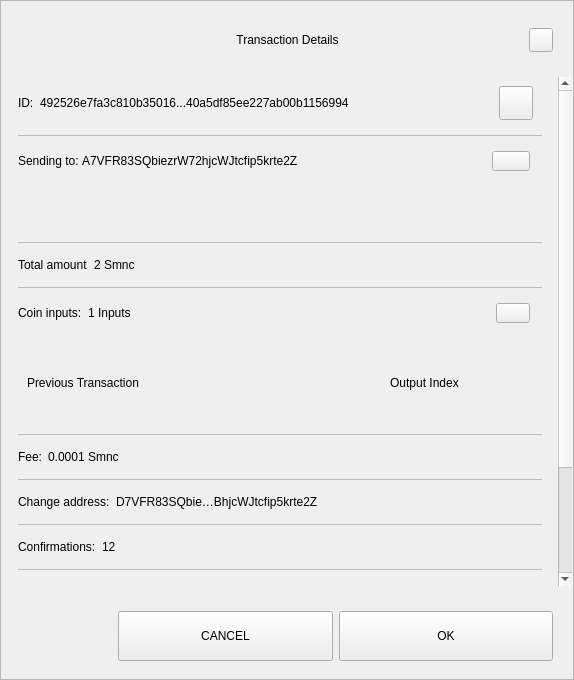
<?xml version="1.0" encoding="UTF-8"?>
<ui version="4.0">
 <class>TxDetailDialog</class>
 <widget class="QWidget" name="TxDetailDialog">
  <property name="geometry">
   <rect>
    <x>0</x>
    <y>0</y>
    <width>574</width>
    <height>680</height>
   </rect>
  </property>
  <property name="sizePolicy">
   <sizepolicy hsizetype="Preferred" vsizetype="Expanding">
    <horstretch>0</horstretch>
    <verstretch>0</verstretch>
   </sizepolicy>
  </property>
  <property name="minimumSize">
   <size>
    <width>574</width>
    <height>500</height>
   </size>
  </property>
  <property name="windowTitle">
   <string>Form</string>
  </property>
  <property name="styleSheet">
   <string notr="true"/>
  </property>
  <layout class="QVBoxLayout" name="verticalLayout_3">
   <property name="spacing">
    <number>0</number>
   </property>
   <property name="leftMargin">
    <number>0</number>
   </property>
   <property name="topMargin">
    <number>0</number>
   </property>
   <property name="rightMargin">
    <number>0</number>
   </property>
   <property name="bottomMargin">
    <number>0</number>
   </property>
   <item>
    <widget class="QFrame" name="frame">
     <property name="sizePolicy">
      <sizepolicy hsizetype="Preferred" vsizetype="Expanding">
       <horstretch>0</horstretch>
       <verstretch>0</verstretch>
      </sizepolicy>
     </property>
     <property name="styleSheet">
      <string notr="true"/>
     </property>
     <property name="frameShape">
      <enum>QFrame::StyledPanel</enum>
     </property>
     <property name="frameShadow">
      <enum>QFrame::Raised</enum>
     </property>
     <layout class="QVBoxLayout" name="verticalLayout">
      <property name="leftMargin">
       <number>0</number>
      </property>
      <property name="rightMargin">
       <number>0</number>
      </property>
      <item>
       <layout class="QHBoxLayout" name="horizontalLayout_3">
        <property name="spacing">
         <number>0</number>
        </property>
        <property name="leftMargin">
         <number>20</number>
        </property>
        <property name="topMargin">
         <number>10</number>
        </property>
        <property name="rightMargin">
         <number>20</number>
        </property>
        <item>
         <spacer name="horizontalSpacer_1">
          <property name="orientation">
           <enum>Qt::Horizontal</enum>
          </property>
          <property name="sizeHint" stdset="0">
           <size>
            <width>40</width>
            <height>20</height>
           </size>
          </property>
         </spacer>
        </item>
        <item>
         <widget class="QLabel" name="labelTitle">
          <property name="minimumSize">
           <size>
            <width>0</width>
            <height>40</height>
           </size>
          </property>
          <property name="maximumSize">
           <size>
            <width>16777215</width>
            <height>40</height>
           </size>
          </property>
          <property name="styleSheet">
           <string notr="true">padding-left:24px;</string>
          </property>
          <property name="text">
           <string>Transaction Details</string>
          </property>
          <property name="alignment">
           <set>Qt::AlignCenter</set>
          </property>
          <property name="margin">
           <number>7</number>
          </property>
         </widget>
        </item>
        <item>
         <spacer name="horizontalSpacer_2">
          <property name="orientation">
           <enum>Qt::Horizontal</enum>
          </property>
          <property name="sizeHint" stdset="0">
           <size>
            <width>40</width>
            <height>20</height>
           </size>
          </property>
         </spacer>
        </item>
        <item>
         <widget class="QPushButton" name="btnEsc">
          <property name="minimumSize">
           <size>
            <width>24</width>
            <height>24</height>
           </size>
          </property>
          <property name="maximumSize">
           <size>
            <width>24</width>
            <height>24</height>
           </size>
          </property>
          <property name="focusPolicy">
           <enum>Qt::NoFocus</enum>
          </property>
          <property name="text">
           <string/>
          </property>
         </widget>
        </item>
       </layout>
      </item>
      <item>
       <spacer name="verticalSpacer">
        <property name="orientation">
         <enum>Qt::Vertical</enum>
        </property>
        <property name="sizeType">
         <enum>QSizePolicy::Fixed</enum>
        </property>
        <property name="sizeHint" stdset="0">
         <size>
          <width>20</width>
          <height>10</height>
         </size>
        </property>
       </spacer>
      </item>
      <item>
       <widget class="QWidget" name="layoutScroll" native="true">
        <property name="minimumSize">
         <size>
          <width>0</width>
          <height>0</height>
         </size>
        </property>
        <layout class="QVBoxLayout" name="verticalLayout_4">
         <property name="leftMargin">
          <number>0</number>
         </property>
         <property name="topMargin">
          <number>0</number>
         </property>
         <property name="rightMargin">
          <number>0</number>
         </property>
         <item>
          <widget class="QScrollArea" name="scrollArea">
           <property name="styleSheet">
            <string notr="true">#scrollArea {
background:transparent;
}</string>
           </property>
           <property name="horizontalScrollBarPolicy">
            <enum>Qt::ScrollBarAlwaysOff</enum>
           </property>
           <property name="sizeAdjustPolicy">
            <enum>QAbstractScrollArea::AdjustIgnored</enum>
           </property>
           <property name="widgetResizable">
            <bool>true</bool>
           </property>
           <property name="alignment">
            <set>Qt::AlignLeading|Qt::AlignLeft|Qt::AlignTop</set>
           </property>
           <widget class="QWidget" name="scrollAreaWidgetContents">
            <property name="geometry">
             <rect>
              <x>0</x>
              <y>0</y>
              <width>556</width>
              <height>672</height>
             </rect>
            </property>
            <property name="autoFillBackground">
             <bool>false</bool>
            </property>
            <property name="styleSheet">
             <string notr="true">#scrollAreaWidgetContents {
background:transparent;
}</string>
            </property>
            <layout class="QVBoxLayout" name="verticalLayout_7">
             <property name="spacing">
              <number>0</number>
             </property>
             <property name="sizeConstraint">
              <enum>QLayout::SetDefaultConstraint</enum>
             </property>
             <property name="leftMargin">
              <number>0</number>
             </property>
             <property name="topMargin">
              <number>0</number>
             </property>
             <property name="rightMargin">
              <number>0</number>
             </property>
             <property name="bottomMargin">
              <number>0</number>
             </property>
             <item>
              <widget class="QWidget" name="content" native="true">
               <layout class="QVBoxLayout" name="verticalLayout_2">
                <property name="leftMargin">
                 <number>16</number>
                </property>
                <property name="topMargin">
                 <number>0</number>
                </property>
                <property name="rightMargin">
                 <number>16</number>
                </property>
                <item>
                 <widget class="QWidget" name="contentID" native="true">
                  <layout class="QHBoxLayout" name="horizontalLayout_12" stretch="0,1,0">
                   <property name="leftMargin">
                    <number>0</number>
                   </property>
                   <item>
                    <widget class="QLabel" name="labelId">
                     <property name="maximumSize">
                      <size>
                       <width>16777215</width>
                       <height>16777215</height>
                      </size>
                     </property>
                     <property name="text">
                      <string>ID:</string>
                     </property>
                    </widget>
                   </item>
                   <item>
                    <widget class="QLabel" name="textId">
                     <property name="text">
                      <string>492526e7fa3c810b35016...40a5df85ee227ab00b1156994</string>
                     </property>
                    </widget>
                   </item>
                   <item>
                    <widget class="QPushButton" name="pushCopy">
                     <property name="minimumSize">
                      <size>
                       <width>34</width>
                       <height>34</height>
                      </size>
                     </property>
                     <property name="maximumSize">
                      <size>
                       <width>34</width>
                       <height>34</height>
                      </size>
                     </property>
                     <property name="focusPolicy">
                      <enum>Qt::NoFocus</enum>
                     </property>
                     <property name="text">
                      <string/>
                     </property>
                     <property name="iconSize">
                      <size>
                       <width>24</width>
                       <height>24</height>
                      </size>
                     </property>
                    </widget>
                   </item>
                  </layout>
                 </widget>
                </item>
                <item>
                 <widget class="QLabel" name="labelDivider9">
                  <property name="maximumSize">
                   <size>
                    <width>16777215</width>
                    <height>1</height>
                   </size>
                  </property>
                  <property name="styleSheet">
                   <string notr="true">background-color:#bababa;</string>
                  </property>
                  <property name="text">
                   <string/>
                  </property>
                 </widget>
                </item>
                <item>
                 <widget class="QWidget" name="contentOutputs" native="true">
                  <layout class="QHBoxLayout" name="horizontalLayout_11" stretch="0,3,0">
                   <property name="spacing">
                    <number>0</number>
                   </property>
                   <property name="leftMargin">
                    <number>0</number>
                   </property>
                   <property name="rightMargin">
                    <number>12</number>
                   </property>
                   <item>
                    <widget class="QLabel" name="labelSend">
                     <property name="maximumSize">
                      <size>
                       <width>16777215</width>
                       <height>16777215</height>
                      </size>
                     </property>
                     <property name="text">
                      <string>Sending to: </string>
                     </property>
                    </widget>
                   </item>
                   <item>
                    <widget class="QLabel" name="textSend">
                     <property name="text">
                      <string>A7VFR83SQbiezrW72hjcWJtcfip5krte2Z </string>
                     </property>
                    </widget>
                   </item>
                   <item>
                    <widget class="QPushButton" name="pushOutputs">
                     <property name="minimumSize">
                      <size>
                       <width>34</width>
                       <height>20</height>
                      </size>
                     </property>
                     <property name="maximumSize">
                      <size>
                       <width>38</width>
                       <height>20</height>
                      </size>
                     </property>
                     <property name="focusPolicy">
                      <enum>Qt::NoFocus</enum>
                     </property>
                     <property name="styleSheet">
                      <string notr="true"/>
                     </property>
                     <property name="text">
                      <string/>
                     </property>
                    </widget>
                   </item>
                  </layout>
                 </widget>
                </item>
                <item>
                 <widget class="QScrollArea" name="outputsScrollArea">
                  <property name="minimumSize">
                   <size>
                    <width>0</width>
                    <height>50</height>
                   </size>
                  </property>
                  <property name="styleSheet">
                   <string notr="true">#outputsScrollArea {
background:transparent;
}</string>
                  </property>
                  <property name="widgetResizable">
                   <bool>true</bool>
                  </property>
                  <widget class="QWidget" name="container_outputs_base">
                   <property name="geometry">
                    <rect>
                     <x>0</x>
                     <y>0</y>
                     <width>522</width>
                     <height>48</height>
                    </rect>
                   </property>
                   <property name="styleSheet">
                    <string notr="true">#container_outputs_base {
background:transparent;
}</string>
                   </property>
                  </widget>
                 </widget>
                </item>
                <item>
                 <widget class="QLabel" name="labelDivider8">
                  <property name="maximumSize">
                   <size>
                    <width>16777215</width>
                    <height>1</height>
                   </size>
                  </property>
                  <property name="styleSheet">
                   <string notr="true">background-color:#bababa;</string>
                  </property>
                  <property name="text">
                   <string/>
                  </property>
                 </widget>
                </item>
                <item>
                 <widget class="QWidget" name="contentAmount" native="true">
                  <layout class="QHBoxLayout" name="horizontalLayout_4" stretch="0,1">
                   <property name="leftMargin">
                    <number>0</number>
                   </property>
                   <item>
                    <widget class="QLabel" name="labelAmount">
                     <property name="maximumSize">
                      <size>
                       <width>16777215</width>
                       <height>16777215</height>
                      </size>
                     </property>
                     <property name="text">
                      <string>Total amount</string>
                     </property>
                    </widget>
                   </item>
                   <item>
                    <widget class="QLabel" name="textAmount">
                     <property name="text">
                      <string>2 Smnc</string>
                     </property>
                    </widget>
                   </item>
                  </layout>
                 </widget>
                </item>
                <item>
                 <widget class="QLabel" name="labelDivider6">
                  <property name="maximumSize">
                   <size>
                    <width>16777215</width>
                    <height>1</height>
                   </size>
                  </property>
                  <property name="styleSheet">
                   <string notr="true">background-color:#bababa;</string>
                  </property>
                  <property name="text">
                   <string/>
                  </property>
                 </widget>
                </item>
                <item>
                 <widget class="QWidget" name="contentInputs" native="true">
                  <layout class="QHBoxLayout" name="horizontalLayout" stretch="0,2,0">
                   <property name="leftMargin">
                    <number>0</number>
                   </property>
                   <property name="rightMargin">
                    <number>12</number>
                   </property>
                   <item>
                    <widget class="QLabel" name="labelInputs">
                     <property name="sizePolicy">
                      <sizepolicy hsizetype="Minimum" vsizetype="Preferred">
                       <horstretch>0</horstretch>
                       <verstretch>0</verstretch>
                      </sizepolicy>
                     </property>
                     <property name="maximumSize">
                      <size>
                       <width>16777215</width>
                       <height>16777215</height>
                      </size>
                     </property>
                     <property name="text">
                      <string>Coin inputs:</string>
                     </property>
                    </widget>
                   </item>
                   <item>
                    <widget class="QLabel" name="textInputs">
                     <property name="text">
                      <string>1 Inputs</string>
                     </property>
                    </widget>
                   </item>
                   <item>
                    <widget class="QPushButton" name="pushInputs">
                     <property name="maximumSize">
                      <size>
                       <width>34</width>
                       <height>20</height>
                      </size>
                     </property>
                     <property name="focusPolicy">
                      <enum>Qt::NoFocus</enum>
                     </property>
                     <property name="styleSheet">
                      <string notr="true"/>
                     </property>
                     <property name="text">
                      <string/>
                     </property>
                    </widget>
                   </item>
                  </layout>
                 </widget>
                </item>
                <item>
                 <widget class="QFrame" name="gridInputs">
                  <property name="sizePolicy">
                   <sizepolicy hsizetype="Preferred" vsizetype="MinimumExpanding">
                    <horstretch>0</horstretch>
                    <verstretch>0</verstretch>
                   </sizepolicy>
                  </property>
                  <property name="minimumSize">
                   <size>
                    <width>0</width>
                    <height>90</height>
                   </size>
                  </property>
                  <layout class="QGridLayout" name="gridLayoutInput" columnstretch="5,2" rowminimumheight="0">
                   <property name="sizeConstraint">
                    <enum>QLayout::SetMaximumSize</enum>
                   </property>
                   <property name="verticalSpacing">
                    <number>0</number>
                   </property>
                   <item row="0" column="0" alignment="Qt::AlignLeft">
                    <widget class="QLabel" name="labelTitlePrevTx">
                     <property name="text">
                      <string>Previous Transaction</string>
                     </property>
                    </widget>
                   </item>
                   <item row="0" column="1" alignment="Qt::AlignLeft">
                    <widget class="QLabel" name="labelOutputIndex">
                     <property name="text">
                      <string>Output Index</string>
                     </property>
                     <property name="alignment">
                      <set>Qt::AlignCenter</set>
                     </property>
                    </widget>
                   </item>
                  </layout>
                 </widget>
                </item>
                <item>
                 <widget class="QLabel" name="labelDivider1">
                  <property name="maximumSize">
                   <size>
                    <width>16777215</width>
                    <height>1</height>
                   </size>
                  </property>
                  <property name="styleSheet">
                   <string notr="true">background-color:#bababa;</string>
                  </property>
                  <property name="text">
                   <string/>
                  </property>
                 </widget>
                </item>
                <item>
                 <widget class="QWidget" name="contentFee" native="true">
                  <layout class="QHBoxLayout" name="horizontalLayout_7" stretch="0,1">
                   <property name="leftMargin">
                    <number>0</number>
                   </property>
                   <item>
                    <widget class="QLabel" name="labelFee">
                     <property name="maximumSize">
                      <size>
                       <width>16777215</width>
                       <height>16777215</height>
                      </size>
                     </property>
                     <property name="text">
                      <string>Fee:</string>
                     </property>
                    </widget>
                   </item>
                   <item>
                    <widget class="QLabel" name="textFee">
                     <property name="text">
                      <string>0.0001 Smnc</string>
                     </property>
                    </widget>
                   </item>
                  </layout>
                 </widget>
                </item>
                <item>
                 <widget class="QLabel" name="labelDivider2">
                  <property name="maximumSize">
                   <size>
                    <width>16777215</width>
                    <height>1</height>
                   </size>
                  </property>
                  <property name="styleSheet">
                   <string notr="true">background-color:#bababa;</string>
                  </property>
                  <property name="text">
                   <string/>
                  </property>
                 </widget>
                </item>
                <item>
                 <widget class="QWidget" name="contentChangeAddress" native="true">
                  <layout class="QHBoxLayout" name="horizontalLayout_6" stretch="0,1">
                   <property name="leftMargin">
                    <number>0</number>
                   </property>
                   <item>
                    <widget class="QLabel" name="labelChange">
                     <property name="maximumSize">
                      <size>
                       <width>16777215</width>
                       <height>16777215</height>
                      </size>
                     </property>
                     <property name="text">
                      <string>Change address:</string>
                     </property>
                    </widget>
                   </item>
                   <item>
                    <widget class="QLabel" name="textChange">
                     <property name="text">
                      <string>D7VFR83SQbie…BhjcWJtcfip5krte2Z </string>
                     </property>
                    </widget>
                   </item>
                  </layout>
                 </widget>
                </item>
                <item>
                 <widget class="QLabel" name="labelDivider4">
                  <property name="maximumSize">
                   <size>
                    <width>16777215</width>
                    <height>1</height>
                   </size>
                  </property>
                  <property name="styleSheet">
                   <string notr="true">background-color:#bababa;</string>
                  </property>
                  <property name="text">
                   <string/>
                  </property>
                 </widget>
                </item>
                <item>
                 <widget class="QWidget" name="contentConfirmations" native="true">
                  <layout class="QHBoxLayout" name="horizontalLayout_8" stretch="0,1">
                   <property name="leftMargin">
                    <number>0</number>
                   </property>
                   <item>
                    <widget class="QLabel" name="labelConfirmations">
                     <property name="maximumSize">
                      <size>
                       <width>16777215</width>
                       <height>16777215</height>
                      </size>
                     </property>
                     <property name="text">
                      <string>Confirmations:</string>
                     </property>
                    </widget>
                   </item>
                   <item>
                    <widget class="QLabel" name="textConfirmations">
                     <property name="text">
                      <string>12</string>
                     </property>
                    </widget>
                   </item>
                  </layout>
                 </widget>
                </item>
                <item>
                 <widget class="QLabel" name="labelDivider7">
                  <property name="maximumSize">
                   <size>
                    <width>16777215</width>
                    <height>1</height>
                   </size>
                  </property>
                  <property name="styleSheet">
                   <string notr="true">background-color:#bababa;</string>
                  </property>
                  <property name="text">
                   <string/>
                  </property>
                 </widget>
                </item>
                <item>
                 <widget class="QWidget" name="contentSize" native="true">
                  <layout class="QHBoxLayout" name="horizontalLayout_9" stretch="0,1">
                   <property name="leftMargin">
                    <number>0</number>
                   </property>
                   <item>
                    <widget class="QLabel" name="labelSize">
                     <property name="maximumSize">
                      <size>
                       <width>16777215</width>
                       <height>16777215</height>
                      </size>
                     </property>
                     <property name="text">
                      <string>Size:</string>
                     </property>
                    </widget>
                   </item>
                   <item>
                    <widget class="QLabel" name="textSize">
                     <property name="text">
                      <string>2 kB</string>
                     </property>
                    </widget>
                   </item>
                  </layout>
                 </widget>
                </item>
                <item>
                 <widget class="QLabel" name="labelDivider3">
                  <property name="maximumSize">
                   <size>
                    <width>16777215</width>
                    <height>1</height>
                   </size>
                  </property>
                  <property name="styleSheet">
                   <string notr="true">background-color:#bababa;</string>
                  </property>
                  <property name="text">
                   <string/>
                  </property>
                 </widget>
                </item>
                <item>
                 <widget class="QWidget" name="contentDate" native="true">
                  <layout class="QHBoxLayout" name="horizontalLayout_5" stretch="0,1">
                   <property name="leftMargin">
                    <number>0</number>
                   </property>
                   <item>
                    <widget class="QLabel" name="labelDate">
                     <property name="maximumSize">
                      <size>
                       <width>16777215</width>
                       <height>16777215</height>
                      </size>
                     </property>
                     <property name="text">
                      <string>Date:</string>
                     </property>
                    </widget>
                   </item>
                   <item>
                    <widget class="QLabel" name="textDate">
                     <property name="text">
                      <string>May 25, 2017</string>
                     </property>
                    </widget>
                   </item>
                  </layout>
                 </widget>
                </item>
                <item>
                 <widget class="QLabel" name="labelDivider5">
                  <property name="maximumSize">
                   <size>
                    <width>16777215</width>
                    <height>1</height>
                   </size>
                  </property>
                  <property name="styleSheet">
                   <string notr="true">background-color:#bababa;</string>
                  </property>
                  <property name="text">
                   <string/>
                  </property>
                 </widget>
                </item>
                <item>
                 <widget class="QWidget" name="contentStatus" native="true">
                  <layout class="QHBoxLayout" name="horizontalLayout_10" stretch="0,1">
                   <property name="leftMargin">
                    <number>0</number>
                   </property>
                   <item>
                    <widget class="QLabel" name="labelStatus">
                     <property name="maximumSize">
                      <size>
                       <width>16777215</width>
                       <height>16777215</height>
                      </size>
                     </property>
                     <property name="text">
                      <string>Status:</string>
                     </property>
                    </widget>
                   </item>
                   <item>
                    <widget class="QLabel" name="textStatus">
                     <property name="text">
                      <string>Spendable</string>
                     </property>
                    </widget>
                   </item>
                  </layout>
                 </widget>
                </item>
                <item>
                 <spacer name="verticalSpacer_2">
                  <property name="orientation">
                   <enum>Qt::Vertical</enum>
                  </property>
                  <property name="sizeType">
                   <enum>QSizePolicy::Expanding</enum>
                  </property>
                  <property name="sizeHint" stdset="0">
                   <size>
                    <width>20</width>
                    <height>10</height>
                   </size>
                  </property>
                 </spacer>
                </item>
                <item>
                 <widget class="QLabel" name="labelWarning">
                  <property name="text">
                   <string>TextLabel</string>
                  </property>
                  <property name="alignment">
                   <set>Qt::AlignCenter</set>
                  </property>
                 </widget>
                </item>
               </layout>
              </widget>
             </item>
            </layout>
           </widget>
          </widget>
         </item>
        </layout>
       </widget>
      </item>
      <item>
       <widget class="QWidget" name="containerButtons" native="true">
        <layout class="QHBoxLayout" name="horizontalLayout1" stretch="1,2,2">
         <property name="leftMargin">
          <number>10</number>
         </property>
         <property name="rightMargin">
          <number>20</number>
         </property>
         <item>
          <spacer name="horizontalSpacer_3">
           <property name="orientation">
            <enum>Qt::Horizontal</enum>
           </property>
           <property name="sizeHint" stdset="0">
            <size>
             <width>40</width>
             <height>20</height>
            </size>
           </property>
          </spacer>
         </item>
         <item>
          <widget class="QPushButton" name="btnCancel">
           <property name="minimumSize">
            <size>
             <width>200</width>
             <height>50</height>
            </size>
           </property>
           <property name="focusPolicy">
            <enum>Qt::NoFocus</enum>
           </property>
           <property name="text">
            <string>CANCEL</string>
           </property>
          </widget>
         </item>
         <item>
          <widget class="QPushButton" name="btnSave">
           <property name="minimumSize">
            <size>
             <width>200</width>
             <height>50</height>
            </size>
           </property>
           <property name="focusPolicy">
            <enum>Qt::NoFocus</enum>
           </property>
           <property name="text">
            <string>OK</string>
           </property>
          </widget>
         </item>
        </layout>
       </widget>
      </item>
     </layout>
    </widget>
   </item>
  </layout>
 </widget>
 <resources/>
 <connections/>
</ui>
